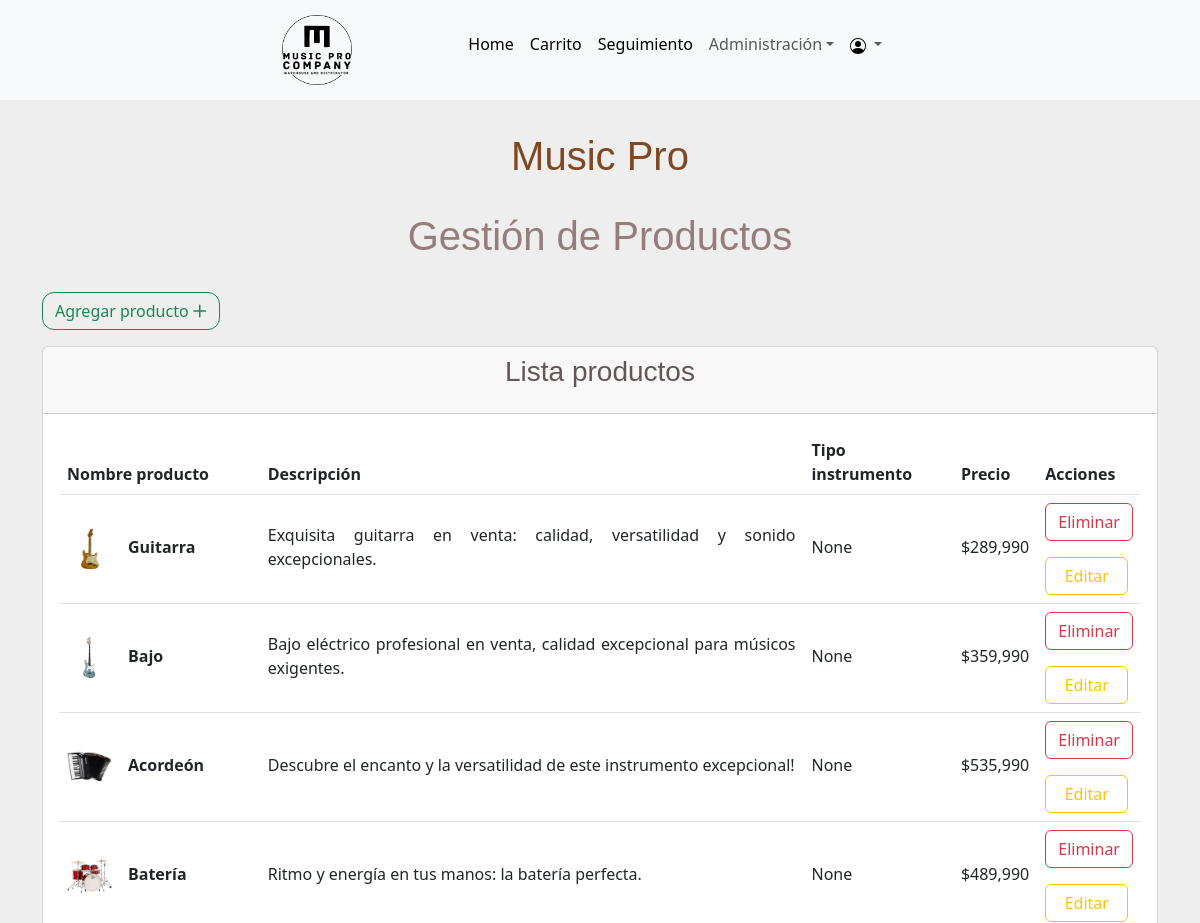
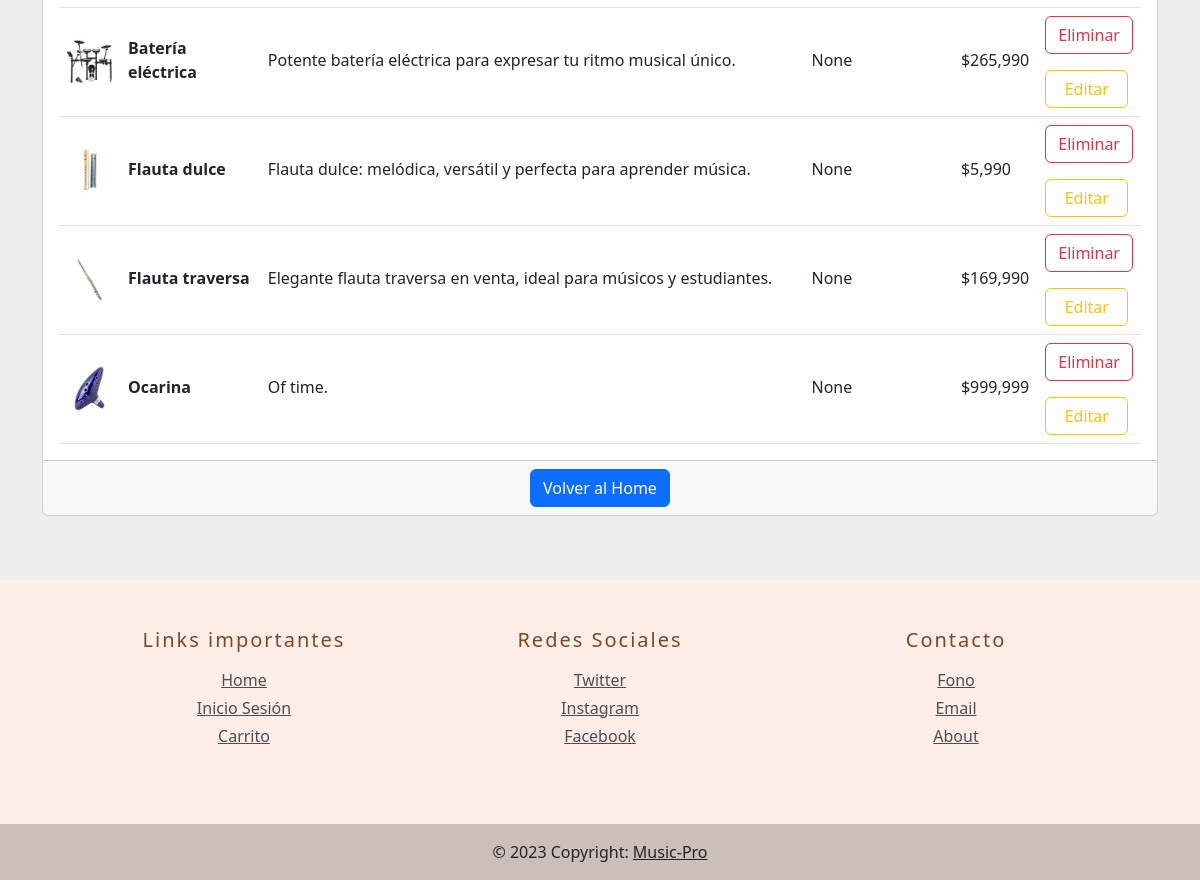
Before: /gestionProductos/ (signed in) with the older database file (2 pictures, top to bottom).
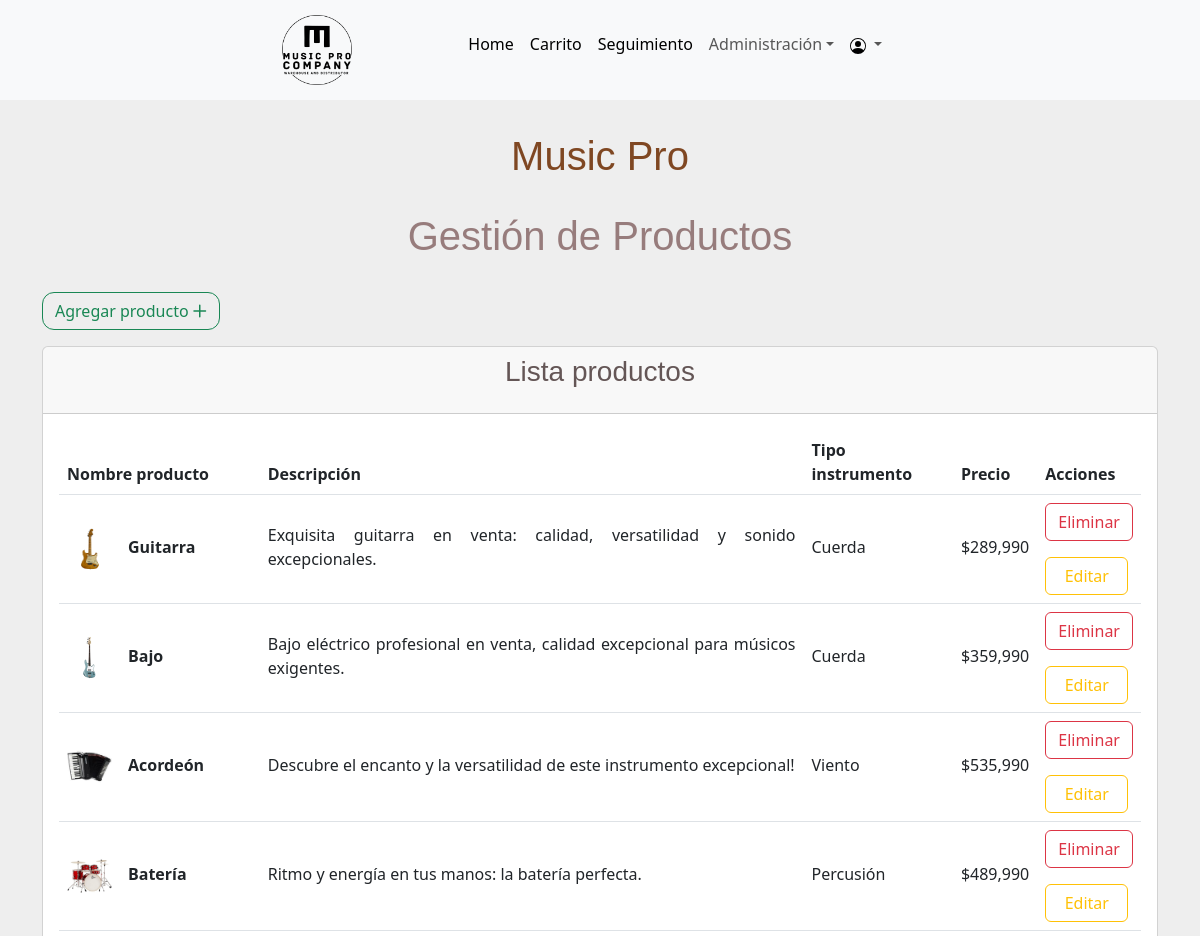
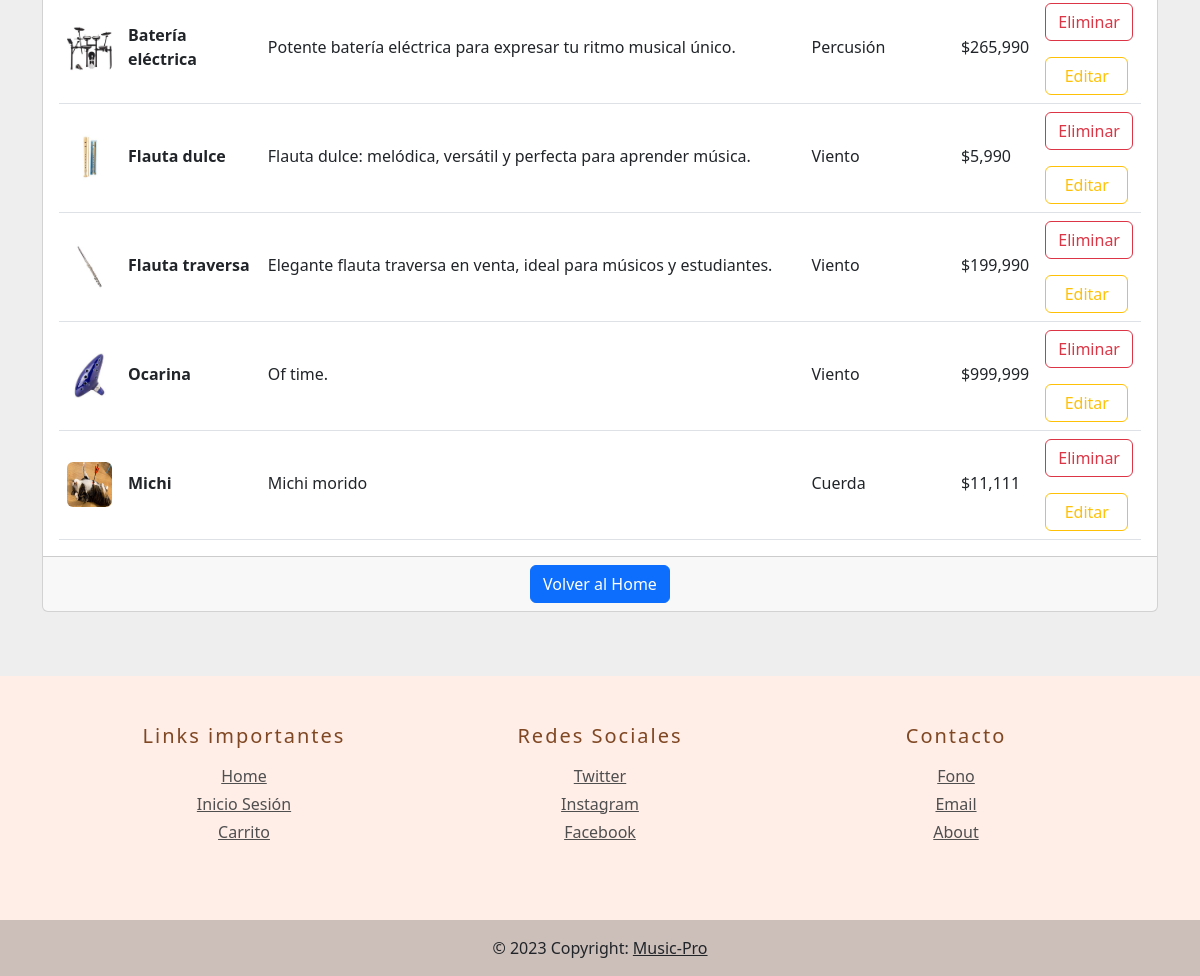
After: the same page with the newer database file (2 pictures, top to bottom).
### MusicPro/models.py (models this page shows, shortened)
class Producto(models.Model):
    id = models.AutoField(primary_key=True, unique=True)
    nombre = models.CharField(max_length=50)
    precio = models.IntegerField()
    descripcion = models.TextField()
    imagen = models.ImageField(upload_to='productos', null=True)
    cantidad = models.IntegerField(default=0)
    tipo_instrumento = models.CharField(max_length=50, null=True)

### MusicPro/views.py (the view)
# urls.py: path('gestionProductos/', views.gestionProductos, name='gestionProductos'),
def gestionProductos(request):
    if request.user.is_superuser:
        productos = Producto.objects.all()
        return render(request, 'gestionProductos.html', {'productos': productos})
    else:
        return render(request, '404.html')

### MusicPro/templates/gestionProductos.html (shortened to what this page needs)
{% extends "baseHome.html" %}
{% load static %}
{% block content %}
{% load humanize %}
<div class="container">
    <h1 class="py-4" id="tituloGestion">Gestión de Productos</h1>
    <div class="row">
        <div class="col-sm-4">
            <button type="button" class="btn btn-outline-success" data-bs-toggle="modal" data-bs-target="#productoModal"
                id="btnModal">
                Agregar producto
                <i class="fa-regular fa-plus"></i>
            </button>
        </div>
    </div>
    <div class="row">
        <div class="col-12-md">
            <div class="card mb-3 mt-3">
                <div class="card-header text-center">
                    <h3 id="tituloCardGestion">Lista productos</h3>
                </div>
                <div class="card-body">
                    <table class="table align-middle mb-0 bg-white">
                        <thead class="bg-light">
                            <tr>
                                <th>Nombre producto</th>
                                <th>Descripción</th>
                                <th>Tipo instrumento</th>
                                <th>Precio</th>
                                <th>Acciones</th>
                            </tr>
                        </thead>
                        <tbody>
                            {% for producto in productos %}
                            <tr>
                                <td>
                                    <div class="d-flex align-items-center">
                                        {% if producto.imagen %}
                                        <img src="{{producto.imagen.url}}" class="rounded" alt="..."
                                            id="imgCardRounded">
                                        {% else %}
                                        <img src="{% static 'img/bitmap.png' %}" class="rounded" alt="..."
                                            id="imgCardRounded">
                                        {% endif %}
                                        <div class="ms-3">
                                            <p class="fw-bold mb-1">{{ producto.nombre }}</p>
                                        </div>
                                    </div>
                                </td>
                                <td>
                                    <p class="fw-normal mb-1" id="descripcion" style="text-align: justify;">
                                        {{producto.descripcion | capfirst}}</p>
                                </td>
                                <td>
                                    <p class="fw-normal mb-1" id="descripcion" style="text-align: justify;">
                                        {{producto.tipo_instrumento | capfirst}}</p>
                                </td>
                                <td>
                                    <p class="fw-normal mb-1">${{ producto.precio | intcomma:False }}</p>
                                </td>
                                <td>
                                    <form action="/eliminarProducto/{{producto.id}}" method="get">
                                        <button type="submit" class="btn btn-outline-danger"
                                            aria-label="Eliminar">Eliminar</button>
                                    </form>
                                    <button type="button" class="btn btn-outline-warning" data-bs-toggle="modal"
                                        data-bs-target="#editProductoModal-{{forloop.counter}}" id="btnModalEdit">
                                        Editar
                                    </button>
                                </td>
                            </tr>
                            {% endfor %}
                        </tbody>
                    </table>
                </div>
                <div class="card-footer text-center">
                    <a href="../" class="btn btn-primary">Volver al Home</a>
                </div>
            </div>
        </div>
    </div>
</div>
{% endblock %}

Changed rows visible on the page:
changed Producto "Guitarra": tipo_instrumento "None" → "Cuerda"
changed Producto "Bajo": tipo_instrumento "None" → "Cuerda"
changed Producto "Acordeón": tipo_instrumento "None" → "Viento"
changed Producto "Batería": tipo_instrumento "None" → "Percusión"
changed Producto "Batería eléctrica": tipo_instrumento "None" → "Percusión"
changed Producto "Flauta dulce": tipo_instrumento "None" → "Viento"
changed Producto "Flauta traversa": tipo_instrumento "None" → "Viento"; precio "169,990" → "199,990"
changed Producto "Ocarina": tipo_instrumento "None" → "Viento"
added Producto: imagen (picture), nombre "Michi", descripcion "Michi morido", tipo_instrumento "Cuerda", precio "11,111"
